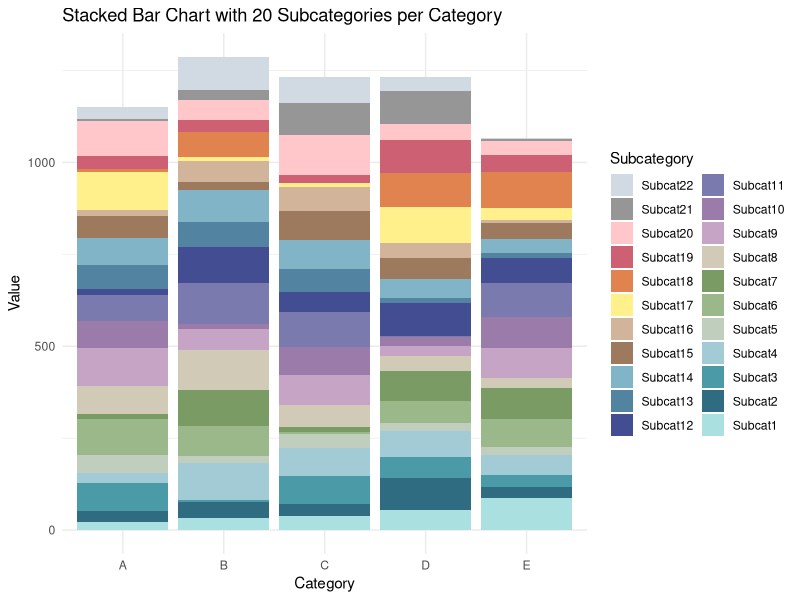
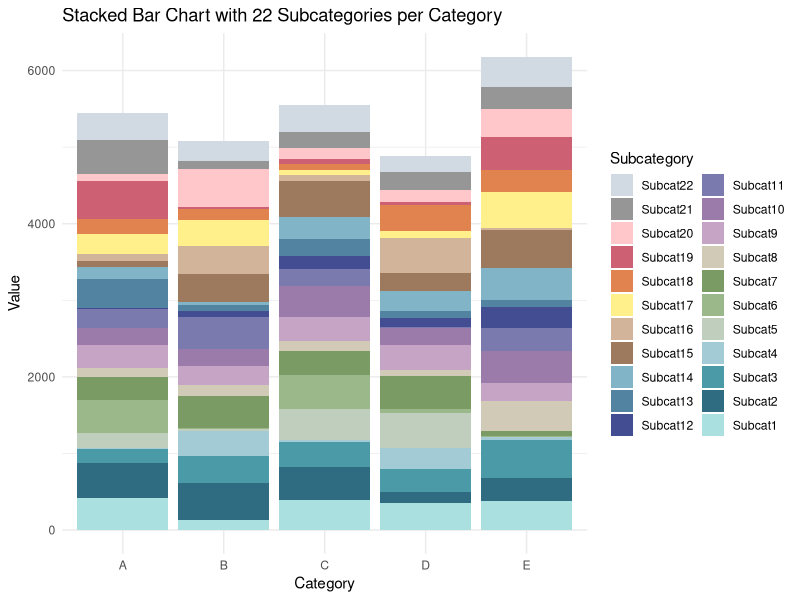
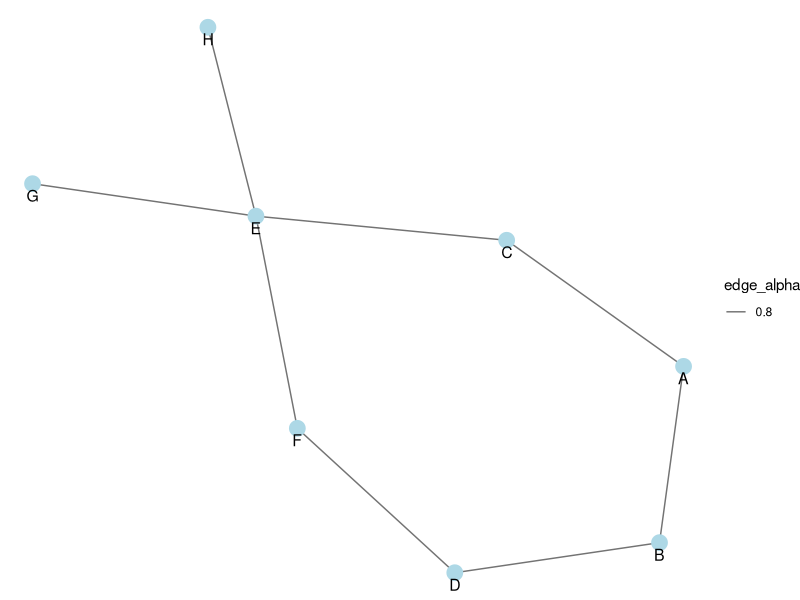

Generate these figures, in order, with R:
## ---- chunk 1
knitr::opts_chunk$set(echo = TRUE)
## ---- chunk 2

"#ffffff"



# heatmap

c("#a673a3", "#a775a4", "#aa7aa7", "#af82ac", "#b58db3", "#be9bbc", "#c6a9c6", "#ceb7ce", "#d5c3d5", "#dcd0dd", "#e3dce4", "#e8e7e9", "#eaeeea", "#e9f1e6", "", "#e1f0d6", "#dbeecb", "#d6ecc1", "#d1eab6", "#cbe8aa", "#c5e59d", "#bfe292", "#b9df89", "#b3dc82", "#add97d", "#a6d579", "#a0d277", "#99ce76", "#92ca77", "#8bc67b", "#83c280", "#7cbd85", "#75b989", "#6eb58c", "#67b090", "#60ac93", "#59a795", "#54a296", "#509d95", "#4d9793", "#4a9190", "#478c8c", "#458689", "#428085", "#407981", "#3d737d", "#3b6e79", "#3a6a77", "#396876", "#396775"
)

c("#aa7aa7","#ceb7ce","#eaeeea","#d6ecc1","#b9df89","#99ce76","#75b989","#54a296","#458689","#3a6a77")

colors <- c("#aa7aa7", "#c88b9c", "#d4a29a", "#d6bca7", "#d8d4c1", "#cdd2c2", "#c4cfc3", "#beccc5", "#9cb3ad", "#7a9b99", "#598287", "#3a6a77")

c("#351540", "#422B77", "#3B4C88", "#30688D", "#25848C", "#269E84","#35B777", "#72CB54", "#B3DB37", "#F8E620")

# few color

## standard paris olympic color.
c("#BF7EA2","#BF9FB1","#1E2040","#0F7BA6","#BFAB6F")

## the color match paris olympic but not the same.
c("#23496d","#8b68ab","#8eb19a","#7396bf","#87be5f")

c("#b2dba7","#bfa8cd","#6d2b80")

c("#F9B0E2","#14BEBD","#0B2E55")


# stack plot color 20
colors <- c("#c0dbe6","#2b526f","#4a9ba7","#a3cbd6","#c0cfbd","#9bb88a","#7b9b64","#d0cab7","#c6a4c5","#9b7baa","#7a7aaf","#434d91","#5284a2","#82b4c8","#9d795d","#d1b49a","#fff08c","#e1834e","#cd6073","#ffc7c9","#969696","#d1d9e2")
## ---- chunk 3
# 安装并加载必要的包
library(ggplot2)
library(tidyr)

# 示例数据集
data <- data.frame(
  Category = rep(c("A", "B", "C", "D", "E"), each = 22),
  Subcategory = rep(paste0("Subcat", 1:22), times = 5),
  Value = sample(1:110, 110, replace = TRUE)
)

# 颜色列表（重复使用提供的颜色列表以满足20种颜色的需求）
colors <- c("#aae1e0","#2f6c81","#4a9ba7","#a3cbd6","#c0cfbd","#9bb88a","#7b9b64","#d0cab7","#c6a4c5","#9b7baa","#7a7aaf","#434d91","#5284a2","#82b4c8","#9d795d","#d1b49a","#fff08c","#e1834e","#cd6073","#ffc7c9","#969696","#d1d9e2")

# 按子类别的反序排列数据框
data$Subcategory <- factor(data$Subcategory, levels = rev(unique(data$Subcategory)))

# 反转颜色列表的顺序
colors <- rev(colors)

# 绘制堆叠柱状图
ggplot(data, aes(x = Category, y = Value, fill = Subcategory)) +
  geom_bar(stat = "identity") +
  scale_fill_manual(values = colors) +
  theme_minimal() +
  labs(title = "Stacked Bar Chart with 20 Subcategories per Category", x = "Category", y = "Value")

## ---- chunk 4
# 安装并加载必要的包
library(ggplot2)
library(tidyr)

# 示例数据集
set.seed(123)  # 设置随机种子以获得可重复的结果
data <- data.frame(
  Category = rep(c("A", "B", "C", "D", "E"), each = 22),
  Subcategory = rep(paste0("Subcat", 1:22), times = 5),
  Value = sample(1:500, 110, replace = TRUE)  # 使用更大的值范围
)

# 颜色列表
colors <- c("#aae1e0","#2f6c81","#4a9ba7","#a3cbd6","#c0cfbd","#9bb88a","#7b9b64","#d0cab7","#c6a4c5","#9b7baa",
            "#7a7aaf","#434d91","#5284a2","#82b4c8","#9d795d","#d1b49a","#fff08c","#e1834e","#cd6073","#ffc7c9",
            "#969696","#d1d9e2")

# 按子类别的反序排列数据框
data$Subcategory <- factor(data$Subcategory, levels = rev(unique(data$Subcategory)))

# 反转颜色列表的顺序
colors <- rev(colors)

# 绘制堆叠柱状图
ggplot(data, aes(x = Category, y = Value, fill = Subcategory)) +
  geom_bar(stat = "identity") +
  scale_fill_manual(values = colors) +
  theme_minimal() +
  labs(title = "Stacked Bar Chart with 22 Subcategories per Category", x = "Category", y = "Value")

## ---- chunk 5
library(igraph)
library(ggraph)
library(tidyverse)

# 创建一个示例网络
edges <- data.frame(
  from = c("A", "A", "B", "C", "D", "E", "E", "E"),
  to = c("B", "C", "D", "E", "F", "F", "G", "H")
)

graph <- graph_from_data_frame(edges, directed = FALSE)

ggraph(graph, layout = "fr") + 
  geom_edge_link(aes(edge_alpha = 0.8)) +
  geom_node_point(color = "lightblue", size = 5) +
  geom_node_text(aes(label = name), vjust = 1.5, size = 4) +
  theme_void()
